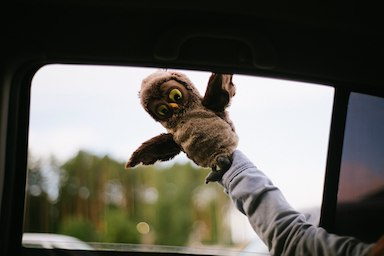
#> input picture Основы программирования/Библиотеки Python. Работа с графическими файлами/image.jpg, 384 x 256 px
$ python 'Вертикальное отражение.py'
#> lines starting #> are read from the running program, lines starting #| are printed output that depends on the picture
from PIL import Image


def mirror():
    im = Image.open("image.jpg")
#> im is the input picture: PIL image 384x256 RGB; mean R, G, B 96.1, 94.6, 86.7
    res_jpg = im.transpose(Image.FLIP_LEFT_RIGHT)
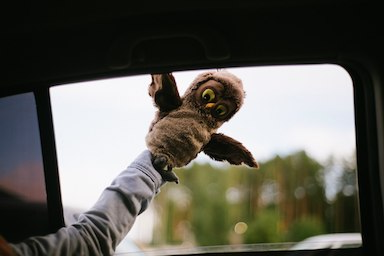
#> res_jpg: PIL image 384x256 RGB; mean R, G, B 96.1, 94.6, 86.7
    res_jpg.save("res.jpg")

mirror()
